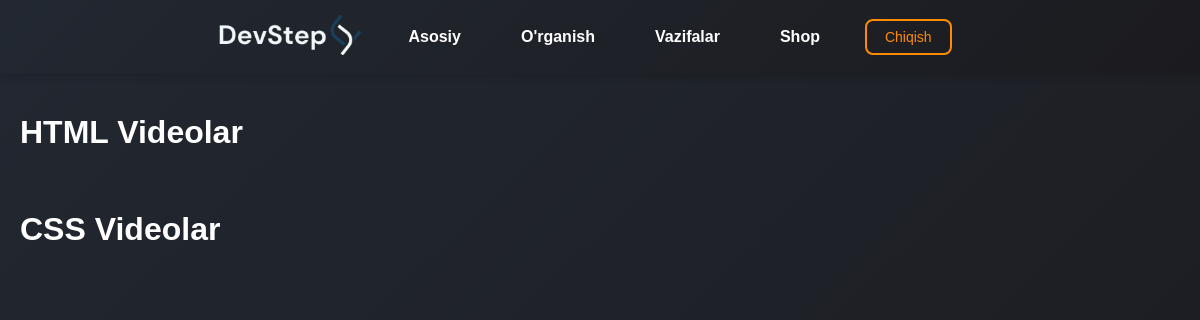
The app's page /videos/, older data.
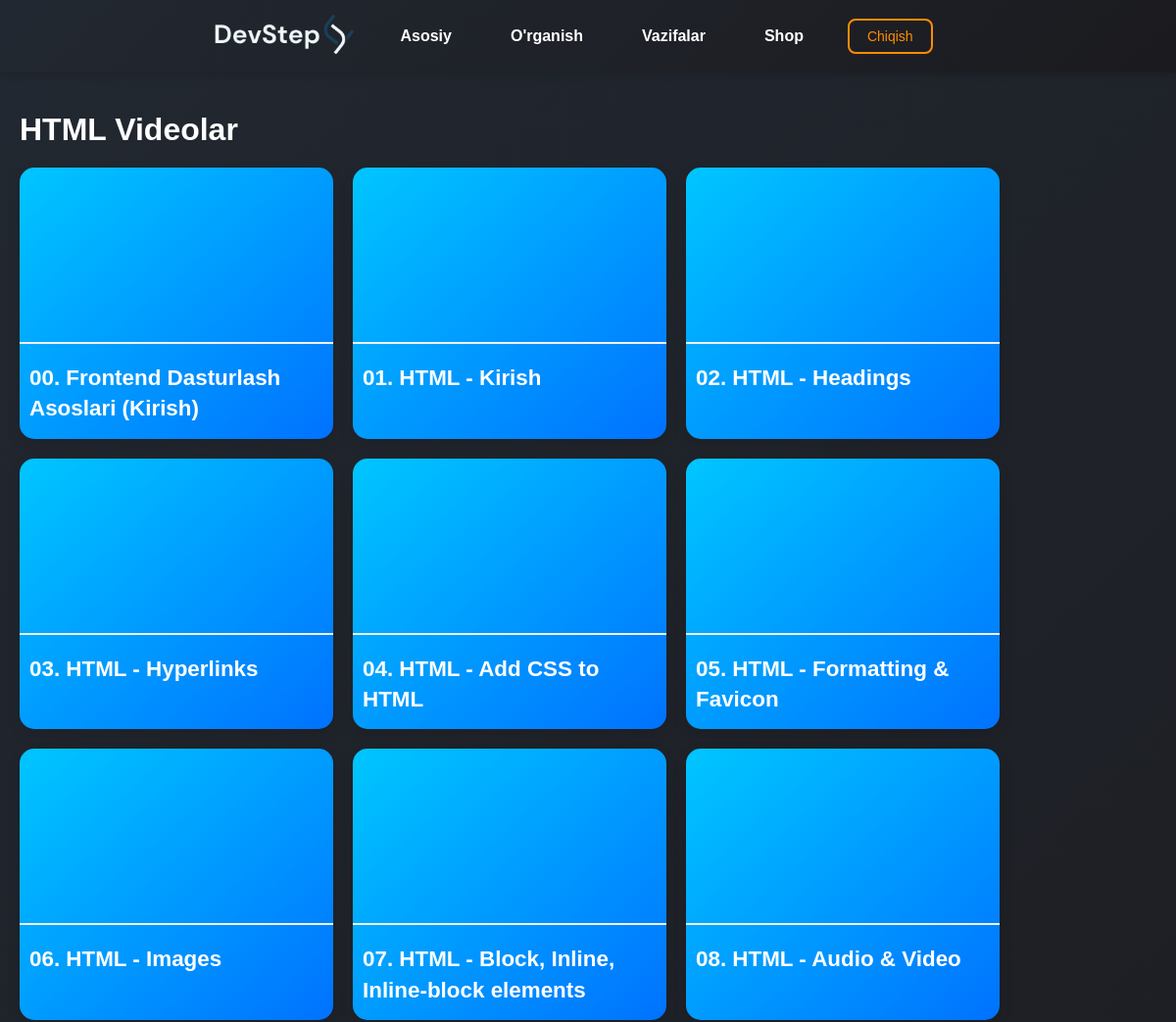
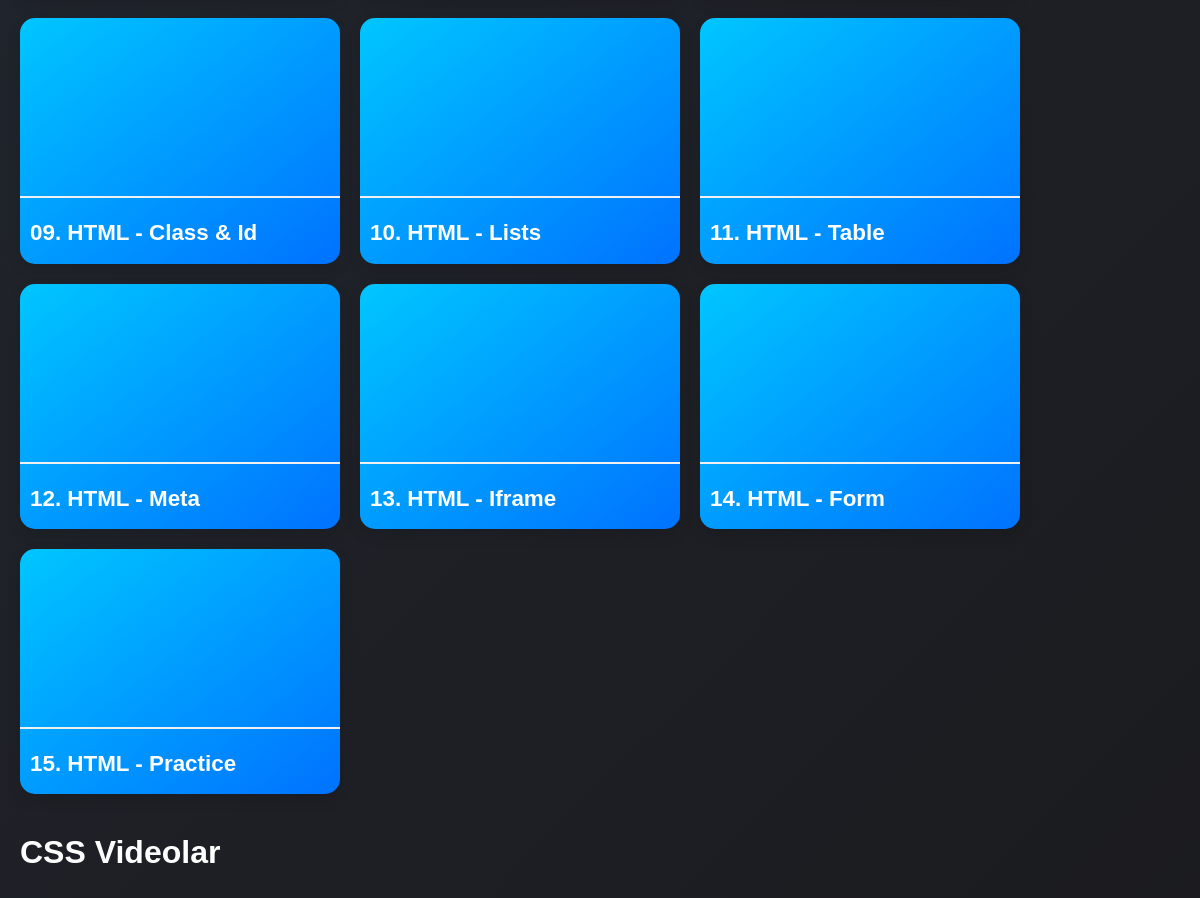
The same page, newer data (2 pictures, top to bottom).
### accounts/models.py (models this page shows, shortened)
class Video(models.Model):
    CATEGORY_CHOICES = [
        ('HTML', 'HTML'),
        ('CSS', 'CSS'),
    ]
    title = models.CharField(max_length=255)  # Video sarlavhasi
    video_id = models.CharField(max_length=50)  # YouTube video ID
    category = models.CharField(max_length=10, choices=CATEGORY_CHOICES)  # Kategoriya (HTML yoki CSS)

### accounts/views.py (the view)
# urls.py: path('videos/', video_list, name='videos'),
def video_list(request):
    html_videos = Video.objects.filter(category='HTML')  # HTML videolarni olish
    css_videos = Video.objects.filter(category='CSS')  # CSS videolarni olish
    return render(request, 'video_list.html', {"html_videos": html_videos, "css_videos": css_videos})

### templates/video_list.html (shortened to what this page needs)
{% load static %}
<!DOCTYPE html>
<html lang="en">
<head>
    <link rel="stylesheet" href="{% static 'css/style.css' %}">
</head>
<body>
    <header class="header">
        <div class="header-content">
            <a href="{% url 'main' %}" class="logo">
                <img src="{% static 'img/logo.svg' %}" alt="DevStep Logo">
            </a>
            <nav class="header-nav">
                <a href="{% url 'main' %}">Asosiy</a>
                <a href="{% url 'videos' %}">O'rganish</a>
                <a href="{% url 'direction_list' %}">Vazifalar</a>
                <a href="{% url 'shop' %}">Shop</a>
            </nav>
            <a href="{% url 'logout' %}" class="post-button">Chiqish</a>
        </div>
    </header>
    <main>
        <div class="container">
            <div class="section">
                <h2>HTML Videolar</h2>
                <div class="video-list">
                    {% for video in html_videos %}
                    <div class="video-card">
                        <iframe src="https://www.youtube.com/embed/{{ video.video_id }}" allowfullscreen></iframe>
                        <h3>{{ video.title }}</h3>
                    </div>
                    {% endfor %}
                </div>
            </div>
            <div class="section">
                <h2>CSS Videolar</h2>
            </div>
        </div>
    </main>
</body>
</html>

Row changes from the older to the newer data that the page shows:
added Video: title "00. Frontend Dasturlash Asoslari (Kirish)"
added Video: title "01. HTML - Kirish"
added Video: title "02. HTML - Headings"
added Video: title "03. HTML - Hyperlinks"
added Video: title "04. HTML - Add CSS to HTML"
added Video: title "05. HTML - Formatting & Favicon"
added Video: title "06. HTML - Images"
added Video: title "07. HTML - Block, Inline, Inline-block elements"
added Video: title "08. HTML - Audio & Video"
added Video: title "09. HTML - Class & Id"
added Video: title "10. HTML - Lists"
added Video: title "11. HTML - Table"
added Video: title "12. HTML - Meta"
added Video: title "13. HTML - Iframe"
added Video: title "14. HTML - Form"
added Video: title "15. HTML - Practice"
